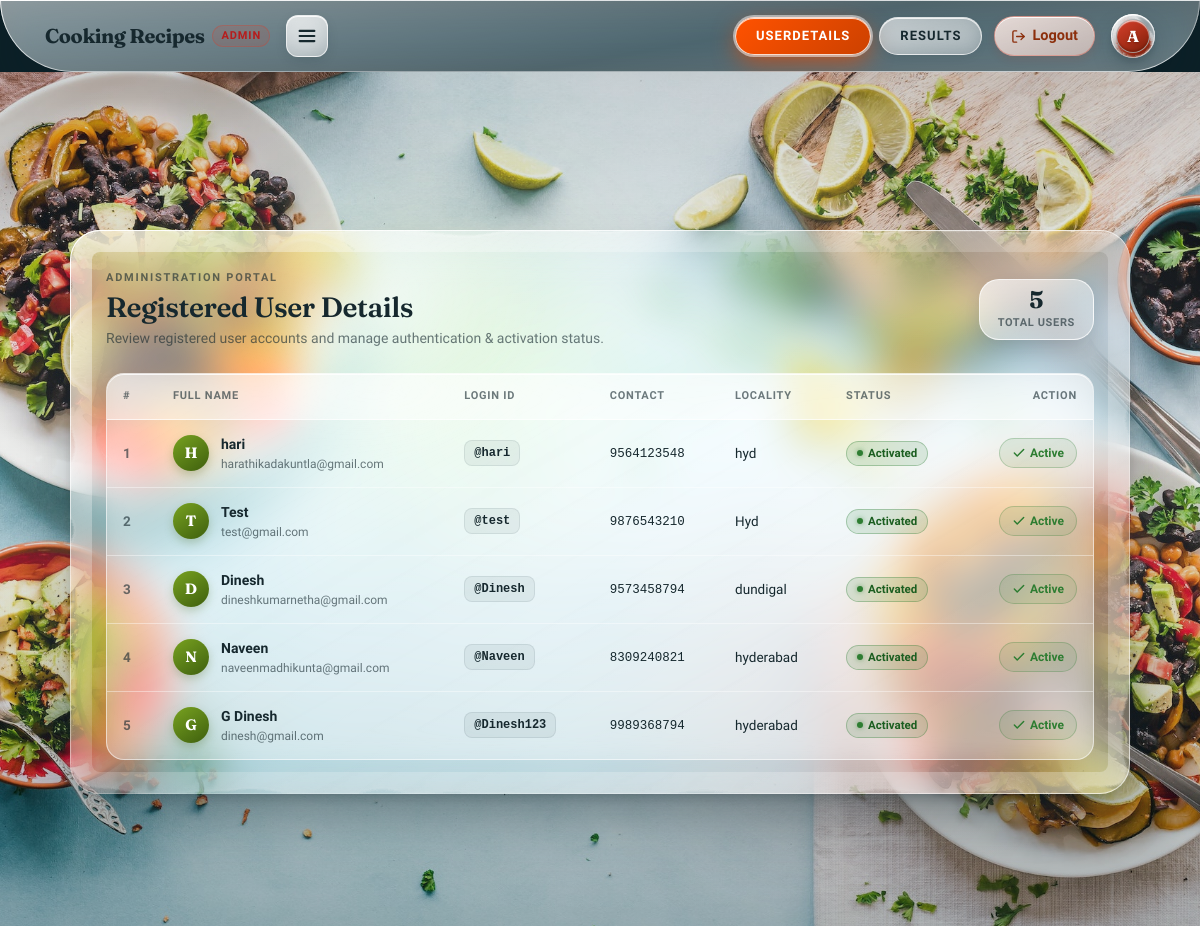
Page /RegisterUsersView/ on the committed database.
### users/models.py (models this page shows, shortened)
class UserRegistrationModel(models.Model):
    name = models.CharField(max_length=100)
    loginid = models.CharField(unique=True, max_length=100)
    password = models.CharField(max_length=100)
    mobile = models.CharField(unique=True, max_length=100)
    email = models.CharField(unique=True, max_length=100)
    locality = models.CharField(max_length=100)
    address = models.CharField(max_length=1000)
    city = models.CharField(max_length=100)
    state = models.CharField(max_length=100)
    status = models.CharField(max_length=100)
    class Meta:
        db_table = 'UserRegistrations'

### admins/views.py (the view)
# urls.py: path('RegisterUsersView/', admins.RegisterUsersView, name='RegisterUsersView'),
def RegisterUsersView(request):
    data = UserRegistrationModel.objects.all()
    return render(request, 'admins/viewregisterusers.html', {'data': data})

### users/fruit_avatar.py (called while the page is built)
def user_fruit_context_processor(request):
    loginid = request.session.get('loginid') or request.session.get('loggeduser') or request.session.get('name') or ''
    if loginid:
        return {'user_fruit': get_user_fruit(loginid)}
    return {'user_fruit': None}

### assets/templates/admins/viewregisterusers.html (shortened to what this page needs)
{% extends 'admins/adminbase.html' %}
{% load static %}
{% block contents %}
<section class="lg-scope">
  {% include '_liquid_glass_backdrop.html' %}
  <div class="lg-card lg-card--table" style="max-width: 1060px; width: 95%; margin: 40px auto 60px;">
    <div class="lg-spec" aria-hidden="true"></div>
    <div class="lg-inner">
      <div class="lg-table-header" style="display: flex; align-items: center; justify-content: space-between; flex-wrap: wrap; gap: 14px; margin-bottom: 24px;">
        <div>
          <p class="lg-eyebrow" style="margin-bottom: 6px;">Administration Portal</p>
          <h1 class="lg-title" style="margin-bottom: 6px; font-size: 28px;">Registered User Details</h1>
          <p class="lg-sub" style="margin: 0;">Review registered user accounts and manage authentication & activation status.</p>
        </div>
        <div class="lg-user-count-badge">
          <span class="lg-user-count-num">{{ data|length }}</span>
          <span class="lg-user-count-label">Total Users</span>
        </div>
      </div>
      <div class="lg-table-responsive-wrapper">
        <table class="lg-glass-table">
          <thead>
            <tr>
              <th style="width: 50px;">#</th>
              <th>Full Name</th>
              <th>Login ID</th>
              <th>Contact</th>
              <th>Locality</th>
              <th>Status</th>
              <th style="text-align: right;">Action</th>
            </tr>
          </thead>
          <tbody>
            {% for user in data %}
            <tr class="lg-table-row">
              <td class="lg-td-num" style="font-weight: 700; color: var(--lg-ink-soft);">{{ forloop.counter }}</td>
              <td class="lg-td-user">
                <div class="lg-table-user-cell">
                  <div class="lg-table-avatar">{{ user.name|slice:":1"|upper }}</div>
                  <div class="lg-table-user-info">
                    <span class="lg-user-name">{{ user.name }}</span>
                    <span class="lg-user-email">{{ user.email }}</span>
                  </div>
                </div>
              </td>
              <td class="lg-td-loginid">
                <span class="lg-loginid-pill">@{{ user.loginid }}</span>
              </td>
              <td class="lg-td-mobile">
                <span style="font-family: ui-monospace, SFMono-Regular, monospace; font-size: 12.5px;">{{ user.mobile }}</span>
              </td>
              <td class="lg-td-locality">
                <span>{{ user.locality|default:"—" }}</span>
              </td>
              <td class="lg-td-status">
                {% if user.status == 'waiting' %}
                <span class="lg-status-pill lg-status-pill--waiting">
                  <span class="lg-status-dot"></span>Pending
                </span>
                {% else %}
                <span class="lg-status-pill lg-status-pill--active">
                  <span class="lg-status-dot"></span>Activated
                </span>
                {% endif %}
              </td>
              <td class="lg-td-action" style="text-align: right;">
                {% if user.status == 'waiting' %}
                <a href="{% url 'ActivaUsers' %}?uid={{ user.id }}" class="lg-btn-activate" title="Activate this user account">
                  Activate
                </a>
                {% else %}
                <span class="lg-badge-activated" title="Account is active">
                  <svg width="14" height="14" viewBox="0 0 24 24" fill="none" stroke="currentColor" stroke-width="2.5" stroke-linecap="round" stroke-linejoin="round">
                    <polyline points="20 6 9 17 4 12"></polyline>
                  </svg>
                  Active
                </span>
                {% endif %}
              </td>
            </tr>
            {% empty %}
            <tr>
              <td colspan="7" class="lg-table-empty" style="text-align: center; padding: 40px 20px; color: var(--lg-ink-soft);">
                No registered users found in the system.
              </td>
            </tr>
            {% endfor %}
          </tbody>
        </table>
      </div>
    </div>
  </div>
</section>
{% endblock %}

### assets/templates/admins/adminbase.html (shortened to what this page needs)
{% load static %}
<!DOCTYPE html>
<html lang="en">
<head>
    <link rel="stylesheet" href="{% static 'css/bootstrap.min.css' %}">
    <link rel="stylesheet" href="{% static 'css/responsive.css' %}">
    {% include '_liquid_glass_assets.html' %}
</head>
<body>
	<header class="top-navbar">
		<nav class="navbar navbar-expand-lg navbar-light">
			<div class="container">
				<a class="navbar-brand" href="{% url 'RegisterUsersView' %}">
					<span>Cooking Recipes</span>
					<span class="lg-admin-tag">Admin</span>
				</a>
				<button class="navbar-toggler collapsed" type="button" data-toggle="collapse" data-target="#navbars-rs-food" aria-controls="navbars-rs-food" aria-expanded="false" aria-label="Toggle navigation">
				  <span class="navbar-toggler-icon"></span>
				</button>
				<div class="collapse navbar-collapse" id="navbars-rs-food">
					<ul class="navbar-nav ml-auto align-items-center">
						<li class="nav-item {% if request.resolver_match.url_name == 'RegisterUsersView' %}active{% endif %}">
							<a class="nav-link" href="{% url 'RegisterUsersView' %}">UserDetails</a>
						</li>
						<li class="nav-item {% if request.resolver_match.url_name == 'AdminResults' %}active{% endif %}">
							<a class="nav-link" href="{% url 'AdminResults' %}">Results</a>
						</li>
						<li class="nav-item ml-lg-2">
							<a class="nav-link lg-nav-logout" href="{% url 'index' %}" title="Log out of Admin Portal">
								<svg width="15" height="15" viewBox="0 0 24 24" fill="none" stroke="currentColor" stroke-width="2.2" stroke-linecap="round" stroke-linejoin="round">
									<path d="M9 21H5a2 2 0 0 1-2-2V5a2 2 0 0 1 2-2h4"></path>
									<polyline points="16 17 21 12 16 7"></polyline>
									<line x1="21" y1="12" x2="9" y2="12"></line>
								</svg>
								Logout
							</a>
						</li>
						<li class="nav-item ml-lg-3 my-2 my-lg-0 lg-profile-item">
							<div class="lg-profile-circle-btn" title="Logged in as Administrator" style="cursor:default;">
								<span class="lg-profile-circle-avatar" style="background:linear-gradient(145deg, #d6402c 0%, #a82e18 55%, #7a1d0a 100%) !important; color:#fff !important; font-weight:700; font-family:'Fraunces',Georgia,serif; font-size:16px;">A</span>
							</div>
						</li>
					</ul>
				</div>
			</div>
		</nav>
	</header>
	{% block contents %}
	{% endblock %}
</body>
</html>

### assets/templates/_liquid_glass_assets.html (shortened to what this page needs)
{% load static %}
<link rel="stylesheet" href="{% static 'css/liquid-glass.css' %}?v=20260907_12">

### assets/templates/_liquid_glass_backdrop.html (shortened to what this page needs)
<div class="lg-bg" aria-hidden="true"></div>
<div class="lg-scrim" aria-hidden="true"></div>

### assets/templates/admins/adminbase.html (style rules this page uses)
body { margin: 0; padding: 0; background-color: #0c2027; font-family: 'Inter Tight', 'Inter', system-ui, sans-serif; color: #16282e; min-height: 100vh; }
.top-navbar .navbar-brand { font-family: 'Fraunces', Georgia, serif; font-weight: 700; font-size: 20px; color: #16282e; letter-spacing: -0.02em; text-decoration: none; display: flex; align-items: center; gap: 8px; }
.lg-admin-tag { font-size: 11px; font-family: 'Inter Tight', system-ui, sans-serif; font-weight: 700; text-transform: uppercase; letter-spacing: 0.08em; background: rgba(214,64,44,0.14); color: #b71c1c; border: 1px solid rgba(214,64,44,0.30); padding: 2px 8px; border-radius: 999px; }
.top-navbar .navbar-nav .nav-link { font-size: 14.5px; font-weight: 600; color: var(--lg-ink); padding: 8px 16px !important; border-radius: 999px; transition: all 0.2s ease; }
.top-navbar .navbar-nav .nav-item.active .nav-link, .top-navbar .navbar-nav .nav-link:hover { background: rgba(255,255,255,0.70); color: #16282e; box-shadow: 0 4px 12px rgba(9,32,40,0.08); }
.lg-nav-logout { display: inline-flex !important; align-items: center !important; gap: 6px !important; color: #943214 !important; background: linear-gradient(160deg, rgba(255,238,232,0.85), rgba(255,222,212,0.60)) !important; border: 1px solid rgba(214,64,44,0.35) !important; box-shadow: 0 3px 10px rgba(168,46,24,0.14), inset 0 1px 0 rgba(255,255,255,0.90) !important; }

### rows in the picture
UserRegistrationModel: name "H", name "hari", email "harathikadakuntla@gmail.com", loginid "hari", mobile "9564123548", locality "hyd", status "Activated"
UserRegistrationModel: name "T", name "Test", email "test@gmail.com", loginid "test", mobile "9876543210", locality "Hyd", status "Activated"
UserRegistrationModel: name "D", name "Dinesh", email "dineshkumarnetha@gmail.com", loginid "Dinesh", mobile "9573458794", locality "dundigal", status "Activated"
UserRegistrationModel: name "N", name "Naveen", email "naveenmadhikunta@gmail.com", loginid "Naveen", mobile "8309240821", locality "hyderabad", status "Activated"
UserRegistrationModel: name "G", name "G Dinesh", email "dinesh@gmail.com", loginid "Dinesh123", mobile "9989368794", locality "hyderabad", status "Activated"

### other values in the picture
{{ data|length }} "5"
